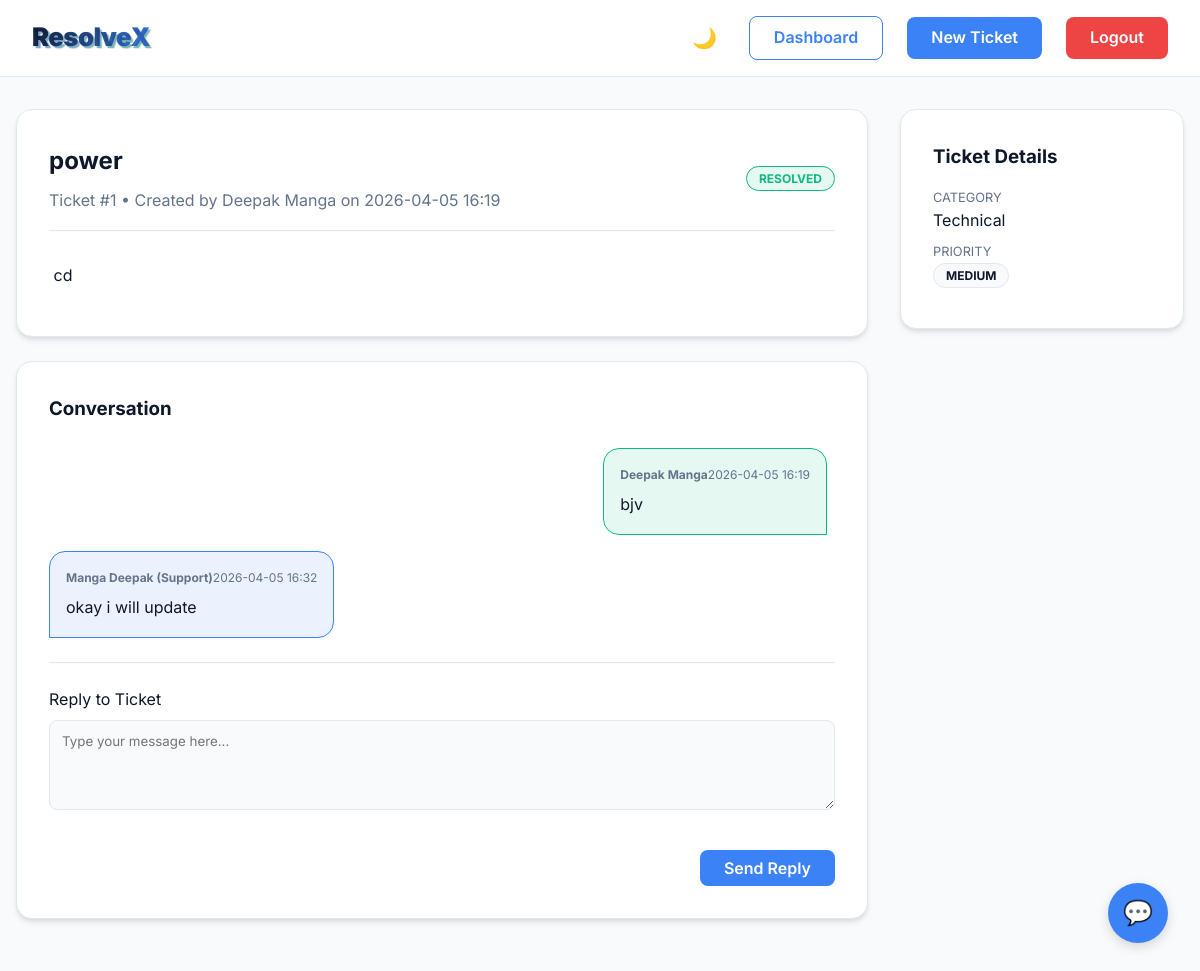
Page /ticket/1 (signed in) on the committed database.
### models.py (models this page shows)
class Ticket(db.Model):
    id = db.Column(db.Integer, primary_key=True)
    title = db.Column(db.String(150), nullable=False)
    description = db.Column(db.Text, nullable=False)
    category = db.Column(db.String(50), nullable=False) # Technical, Billing, etc.
    priority = db.Column(db.String(20), nullable=False) # Low, Medium, High
    status = db.Column(db.String(20), default='Open') # Open, In Progress, Resolved, Closed
    created_at = db.Column(db.DateTime, default=datetime.utcnow)
    user_id = db.Column(db.Integer, db.ForeignKey('user.id'), nullable=False)
    messages = db.relationship('Message', backref='ticket', lazy=True, cascade="all, delete-orphan")

class User(db.Model):
    id = db.Column(db.Integer, primary_key=True)
    name = db.Column(db.String(100), nullable=False)
    email = db.Column(db.String(120), unique=True, nullable=False)
    password = db.Column(db.String(255), nullable=False)
    role = db.Column(db.String(20), default='user') # 'admin' or 'user'
    tickets = db.relationship('Ticket', backref='author', lazy=True)

class Message(db.Model):
    id = db.Column(db.Integer, primary_key=True)
    message = db.Column(db.Text, nullable=False)
    timestamp = db.Column(db.DateTime, default=datetime.utcnow)
    ticket_id = db.Column(db.Integer, db.ForeignKey('ticket.id'), nullable=False)
    sender_id = db.Column(db.Integer, db.ForeignKey('user.id'), nullable=False)
    sender = db.relationship('User', backref='sent_messages')

### app.py (the view)
@app.route('/ticket/<int:ticket_id>')
@login_required
def ticket_detail(ticket_id):
    ticket = Ticket.query.get_or_404(ticket_id)
    if session.get('role') != 'admin' and ticket.user_id != session['user_id']:
        flash('Unauthorized access.', 'error')
        return redirect(url_for('dashboard'))
    messages = Message.query.filter_by(ticket_id=ticket.id).order_by(Message.timestamp.asc()).all()
    return render_template('ticket_detail.html', ticket=ticket, messages=messages)

### app.py (called while the page is built)
def login_required(f):
    @wraps(f)
    def decorated_function(*args, **kwargs):
        if 'user_id' not in session:
            flash('Please log in to access this page.', 'error')
            return redirect(url_for('index'))
        return f(*args, **kwargs)
    return decorated_function

### templates/ticket_detail.html (shortened to what this page needs)
{% extends "base.html" %}
{% block content %}
<div style="display: flex; gap: 2rem; flex-wrap: wrap;">
    <div style="flex: 3; min-width: 300px;">
        <div class="card">
            <div class="ticket-header" style="flex-wrap: wrap; gap: 1rem;">
                <div>
                    <h2 style="margin-bottom: 0.5rem">{{ ticket.title }}</h2>
                    <span class="text-muted">Ticket #{{ ticket.id }} • Created by {{ ticket.author.name }} on {{ ticket.created_at.strftime('%Y-%m-%d %H:%M') }}</span>
                </div>
                <div>
                    <span class="badge badge-{{ ticket.status|lower|replace(' ', '-') }}">{{ ticket.status }}</span>
                </div>
            </div>
            <div style="padding: 1rem 0;">
                <p style="white-space: pre-wrap;">{{ ticket.description }}</p>
            </div>
        </div>
        <div class="card">
            <h3>Conversation</h3>
            <div class="messages-container">
                {% for msg in messages %}
                <div class="message {{ 'admin' if msg.sender.role == 'admin' else 'user' }}">
                    <div class="message-meta">
                        <strong>{{ msg.sender.name }} {% if msg.sender.role == 'admin' %}(Support){% endif %}</strong>
                        <span>{{ msg.timestamp.strftime('%Y-%m-%d %H:%M') }}</span>
                    </div>
                    <div class="message-content" style="white-space: pre-wrap;">{{ msg.message }}</div>
                </div>
                {% else %}
                <p class="text-muted text-center" style="padding: 1rem;">No replies yet.</p>
                {% endfor %}
            </div>
            {% if ticket.status != 'Closed' %}
            <form action="{{ url_for('reply_ticket', ticket_id=ticket.id) }}" method="POST" style="margin-top: 1.5rem; border-top: 1px solid var(--border); padding-top: 1.5rem;">
                <div class="form-group">
                    <label for="message">Reply to Ticket</label>
                    <textarea id="message" name="message" rows="4" required placeholder="Type your message here..."></textarea>
                </div>
                <div style="text-align: right;">
                    <button type="submit" class="btn btn-primary">Send Reply</button>
                </div>
            </form>
            {% else %}
            <div class="alert alert-success" style="margin-top: 1.5rem; text-align: center;">
                This ticket has been closed. If you need further assistance, please open a new ticket.
            </div>
            {% endif %}
        </div>
    </div>
    <div style="flex: 1; min-width: 250px;">
        <div class="card" style="position: sticky; top: 80px;">
            <h3 style="margin-bottom: 1rem;">Ticket Details</h3>
            <div class="mb-2">
                <div class="text-muted" style="font-size: 0.8rem; text-transform: uppercase;">Category</div>
                <div>{{ ticket.category }}</div>
            </div>
            <div class="mb-2">
                <div class="text-muted" style="font-size: 0.8rem; text-transform: uppercase;">Priority</div>
                <div>
                    <span class="badge" style="background: var(--bg-color); border: 1px solid var(--border); color: var(--text-main);">{{ ticket.priority }}</span>
                </div>
            </div>
        </div>
    </div>
</div>
{% endblock %}

### templates/base.html (shortened to what this page needs)
<!DOCTYPE html>
<html lang="en">
<head>
    <link rel="stylesheet" href="{{ url_for('static', filename='css/style.css') }}">
</head>
<body>
    {% block navbar %}
    <nav class="navbar">
        <div class="navbar-brand">
            <a href="/" class="brand-3d" data-text="ResolveX">ResolveX</a>
        </div>
        <div class="nav-links" style="display: flex; align-items: center;">
            <button id="theme-toggle" class="btn" style="padding: 0.5rem; background: transparent; border: none; font-size: 1.25rem; cursor: pointer; color: var(--text-main);" aria-label="Toggle Theme" title="Toggle Theme">
                <span id="theme-icon">🌙</span>
            </button>
            {% if session.get('user_id') %}
                {% if session.get('role') == 'admin' %}
                    <a href="{{ url_for('admin_dashboard') }}" class="btn btn-outline">Dashboard</a>
                {% else %}
                    <a href="{{ url_for('dashboard') }}" class="btn btn-outline">Dashboard</a>
                    <a href="{{ url_for('create_ticket') }}" class="btn btn-primary">New Ticket</a>
                {% endif %}
                <a href="{{ url_for('logout') }}" class="btn btn-danger">Logout</a>
            {% else %}
                <a href="{{ url_for('index') }}" class="btn btn-primary">Login / Register</a>
            {% endif %}
        </div>
    </nav>
    {% endblock %}
    <div class="container">
        {% block content %}{% endblock %}
    </div>
    {% if session.get('user_id') and session.get('role') != 'admin' %}
    <div class="chatbot-widget" id="chatbot-widget">
        <button class="chatbot-toggle" id="chatbot-toggle" aria-label="Open Chat">
            <span class="chat-icon">💬</span>
        </button>
    </div>
    {% endif %}
</body>
</html>

### static/css/style.css (style rules this page uses)
:root { --bg-color: #f8fafc; --card-bg: #ffffff; --text-main: #0f172a; --text-muted: #64748b; --primary: #3b82f6; --primary-hover: #2563eb; --accent: #10b981; --danger: #ef4444; --warning: #f59e0b; --border: #e2e8f0; }
* { box-sizing: border-box; margin: 0; padding: 0; }
body { font-family: 'Inter', 'Segoe UI', sans-serif; background-color: var(--bg-color); color: var(--text-main); line-height: 1.6; transition: background-color 0.3s, color 0.3s; }
a { color: var(--primary); text-decoration: none; transition: color 0.2s; }
.navbar { display: flex; justify-content: space-between; align-items: center; padding: 1rem 2rem; background: var(--card-bg); border-bottom: 1px solid var(--border); position: sticky; top: 0; z-index: 100; }
.navbar-brand a { font-size: 1.5rem; font-weight: 700; color: var(--text-main); }
.nav-links { display: flex; gap: 1.5rem; }
.btn { display: inline-block; padding: 0.5rem 1.5rem; border-radius: 0.5rem; font-weight: 600; cursor: pointer; border: none; transition: all 0.2s ease; text-align: center; font-family: inherit; font-size: 1rem; }
.btn-primary { background: var(--primary); color: white; }
.btn-danger { background: var(--danger); color: white; }
.btn-outline { background: transparent; border: 1px solid var(--primary); color: var(--primary); }
.container { max-width: 1200px; margin: 2rem auto; padding: 0 1rem; }
.card { background: var(--card-bg); border-radius: 1rem; padding: 2rem; box-shadow: 0 4px 6px -1px rgba(0, 0, 0, 0.1), 0 2px 4px -1px rgba(0, 0, 0, 0.06); border: 1px solid var(--border); margin-bottom: 1.5rem; animation: fadeIn 0.4s ease-out; }
input, select, textarea { width: 100%; padding: 0.75rem; margin-top: 0.5rem; margin-bottom: 1rem; border: 1px solid var(--border); border-radius: 0.5rem; background: var(--bg-color); color: var(--text-main); font-family: inherit; }
.messages-container { display: flex; flex-direction: column; gap: 1rem; margin: 1.5rem 0; max-height: 500px; overflow-y: auto; padding-right: 0.5rem; }
.message { max-width: 80%; padding: 1rem; border-radius: 1rem; position: relative; }
.message.admin { align-self: flex-start; background: rgba(59, 130, 246, 0.1); border: 1px solid var(--primary); border-bottom-left-radius: 0; }
.message.user { align-self: flex-end; background: rgba(16, 185, 129, 0.1); border: 1px solid var(--accent); border-bottom-right-radius: 0; }
.message-meta { font-size: 0.75rem; color: var(--text-muted); margin-bottom: 0.5rem; display: flex; justify-content: space-between; }
.badge { padding: 0.25rem 0.75rem; border-radius: 9999px; font-size: 0.75rem; font-weight: 700; text-transform: uppercase; }
.badge-resolved { background: rgba(16, 185, 129, 0.1); color: var(--accent); border: 1px solid var(--accent); }
.form-group { margin-bottom: 1rem; }
.ticket-header { display: flex; justify-content: space-between; align-items: center; margin-bottom: 1rem; padding-bottom: 1rem; border-bottom: 1px solid var(--border); }
.text-muted { color: var(--text-muted); }
.mb-2 { margin-bottom: 0.5rem; }
.chatbot-widget { position: fixed; bottom: 2rem; right: 2rem; z-index: 1000; }
.chatbot-toggle { width: 60px; height: 60px; border-radius: 50%; background: var(--primary); color: white; border: none; font-size: 1.5rem; cursor: pointer; box-shadow: 0 4px 12px rgba(0, 0, 0, 0.15); transition: transform 0.3s ease; display: flex; justify-content: center; align-items: center; }
.brand-3d { font-size: 1.6rem !important; font-weight: 900 !important; display: inline-block; position: relative; transform-style: preserve-3d; perspective: 800px; animation: floating3d 4s infinite alternate ease-in-out; background: linear-gradient(135deg, var(--text-main) 0%, var(--primary) 100%); -webkit-background-clip: text; -webkit-text-fill-color: transparent; text-shadow: 2px 2px 0px rgba(0,0,0,0.1), 3px 3px 0px rgba(0,0,0,0.05); letter-spacing: -0.5px; }
.brand-3d::after { content: attr(data-text); position: absolute; left: 0; top: 0; z-index: -1; text-shadow: none; background: linear-gradient(135deg, var(--primary) 0%, var(--accent) 100%); -webkit-background-clip: text; -webkit-text-fill-color: transparent; opacity: 0.5; transform: translateZ(-8px) translateX(2px) translateY(2px); }

### rows in the picture
Ticket: title "power", id "1", created_at "2026-04-05 16:19", status "RESOLVED", description "cd", category "Technical", priority "MEDIUM"
User: author.name "Deepak Manga"
Message: sender.name "Deepak Manga", timestamp "2026-04-05 16:19", message "bjv"
Message: sender.name "Manga Deepak", shows "(Support)", timestamp "2026-04-05 16:32", message "okay i will update"
